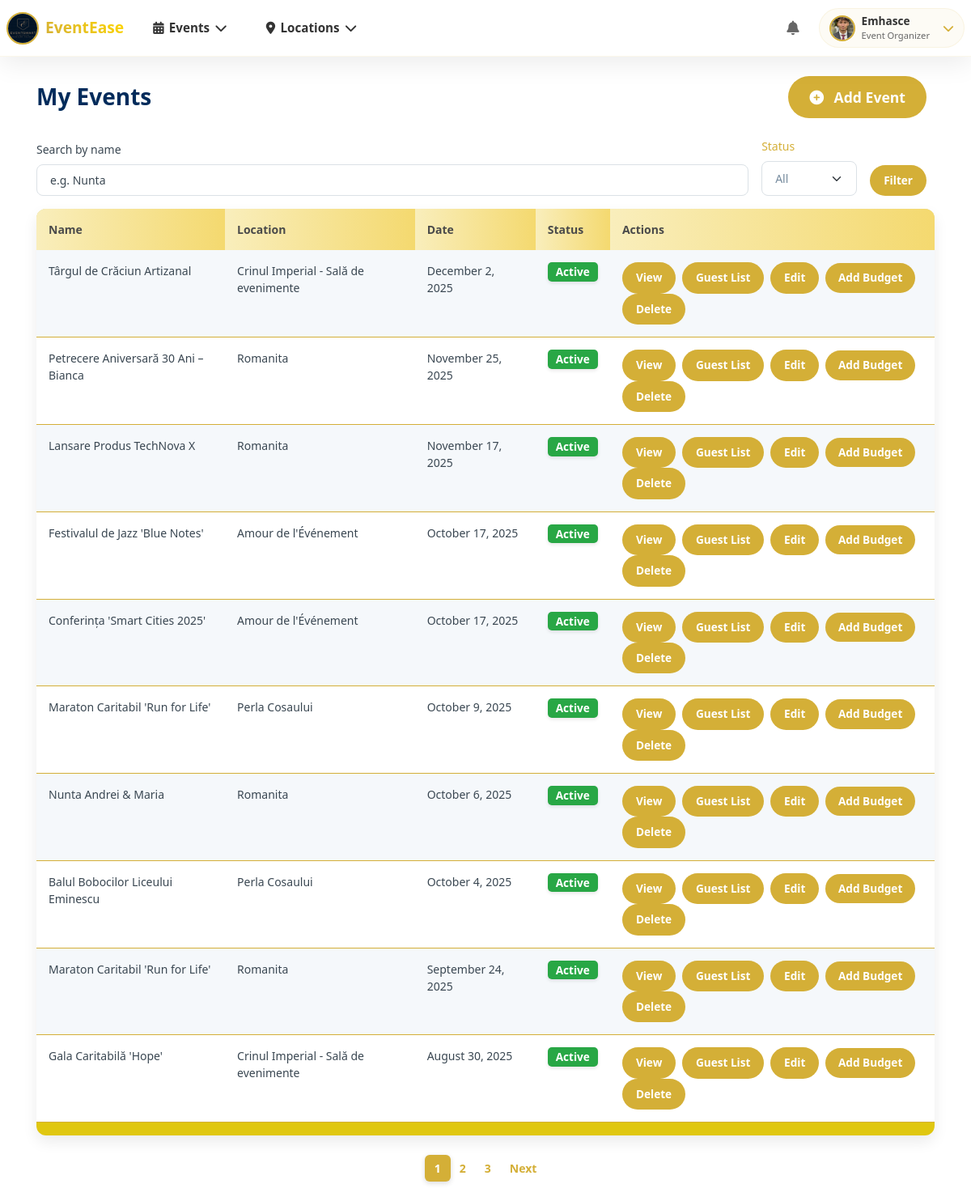
Page /my_events/ (signed in) on the committed database.
### base/models.py (models this page shows, shortened)
class Profile(models.Model):
    user = models.ForeignKey(User, on_delete=models.CASCADE, null=True, blank=True)
    username = models.CharField(max_length=150, unique=True)
    password = models.CharField(max_length=128)
    email = models.EmailField()
    description = models.TextField(null=True, blank=True)
    photo = models.ImageField(upload_to='profile_photos/', null=True, blank=True, default="poze_invitati/male.png")
    cv_file = models.FileField(upload_to='cv_folder', null=True, blank=True)
    approved = models.BooleanField(default=False)
    number = models.CharField(max_length=15,default="+(40) 748364823")
    age = models.IntegerField(default=20)
    first_name = models.CharField(null=True, blank=True,max_length=15)
    last_name = models.CharField(null=True, blank=True,max_length=15)
    location = models.CharField(null=True, blank=True,max_length=60)
    street = models.CharField(null=True, blank=True,max_length=100)
    zip_code = models.CharField(null=True, blank=True,max_length=10)
    facebook = models.CharField(null=True, blank=True,max_length=100)
    instagram = models.CharField(null=True, blank=True,max_length=100)
    work_link = models.CharField(null=True, blank=True,max_length=100)
    google_link = models.CharField(null=True, blank=True,max_length=100)
    country = models.CharField(null=True, blank=True,max_length=100)
    created_at = models.DateTimeField(auto_now_add=True)
    welcome_email_sent = models.BooleanField(default=False)
    USER_TYPE_CHOICES = (
        ('admin', 'Admin'),
        ('organizer', 'Organizer'),
        ('guest', 'Guest'),
        ('staff', 'Staff')
    )
    user_type = models.CharField(
        max_length=20,
        choices=USER_TYPE_CHOICES,
        default='guest'
    )

class Event(models.Model):
    location = models.ForeignKey(Location, on_delete=models.SET_NULL, null=True, blank=True)
    event_name = models.CharField(max_length=100)
    event_date = models.DateField()
    event_time = models.TimeField()
    event_description = models.TextField(null=True, blank=True)
    created_at = models.DateTimeField(auto_now_add=True)
    guests = models.ManyToManyField(Guests, related_name='events', blank=True)
    completed = models.BooleanField(default=False)
    types = models.ManyToManyField(Type, blank=True)
    cost = models.DecimalField(max_digits=10, decimal_places=2, default=3000)
    updated_at = models.DateTimeField(auto_now=True)
    is_canceled = models.BooleanField(default=False)
    organized_by = models.ForeignKey(
        User,
        on_delete=models.CASCADE,
        related_name="organized_events",
        blank=True,
        null=True
    )
    @property
    def status(self):
        now = timezone.now()
        extended_end = (datetime.combine(self.event_date, self.event_time) + timedelta(hours=12))
        if now < datetime.combine(self.event_date, self.event_time) - timedelta(hours=1):
            return 'upcoming'
        elif now >= datetime.combine(self.event_date, self.event_time) - timedelta(hours=1) and now < extended_end:
            return 'ongoing'
        else:
            return 'completed'

class Location(models.Model):
    owner = models.ForeignKey(User, on_delete=models.SET_NULL, null=True)
    user_account = models.OneToOneField(User, on_delete=models.CASCADE, null=True, related_name='user_account')
    name = models.CharField(max_length=100)
    description = models.TextField(null=True, blank=True)
    gallery = models.ImageField(upload_to='images/', null=True, blank=True)
    location = models.TextField(max_length=30)
    types = models.ManyToManyField(Type, blank=True)
    seats_numbers = models.IntegerField(null=True, blank=True)
    created_at = models.DateTimeField(auto_now_add=True)
    cost = models.DecimalField(max_digits=12, decimal_places=2,default=3000)
    number = models.CharField(max_length=20, default="+(40) 74 83 64 823")
    def __str__(self):
        return self.name

### base/views.py (the view, shortened to what this page needs)
@login_required(login_url='login')
def my_events(request):
    events = Event.objects.filter(organized_by=request.user)
    search_query = request.GET.get('search', '').strip()
    status_filter = request.GET.get('status', '').strip()
    if search_query:
        events = events.filter(event_name__icontains=search_query)
    events = events.order_by('-event_date')
    paginator = Paginator(events, 10)  # 10 evenimente pe pagină
    page_number = request.GET.get('page')
    page_obj = paginator.get_page(page_number)
    return render(request, 'base/my_events.html', {'events': page_obj})

### base/context_processors.py (called while the page is built)
def media_url(request):
    return {
        'MEDIA_URL': settings.MEDIA_URL
    }

### base/templates/base/my_events.html (shortened to what this page needs)
{% extends 'main.html' %}
{% block content %}
<div class="container my-4">
    <div class="d-flex justify-content-between align-items-center mb-4">
        <h2 class="text-center mb-0">My Events</h2>
        <a href="{% url 'event_builder' %}" class="btn btn-view" style="font-size: 1.1rem; padding: 12px 25px;">
            <i class="fas fa-plus-circle me-2"></i> Add Event
        </a>
    </div>
<form method="get" class="mb-3 d-flex gap-3 align-items-end flex-wrap">
    <div class="flex-grow-1">
        <label for="search" class="form-label">Search by name</label>
        <input type="text" id="search" name="search" placeholder="e.g. Nunta" class="form-control" value="{{ request.GET.search }}">
    </div>
    <div>
        <label for="status" class="form-label" style="color: #D4AF37;">Status</label>
        <select name="status" id="status" class="form-select">
            <option value="">All</option>
        </select>
    </div>
    <div>
        <button type="submit" class="btn btn-view mt-3">Filter</button>
    </div>
</form>
    {% if events %}
        <div class="table-container">
            <table class="table table-striped">
                <thead>
                    <tr>
                        <th>Name</th>
                        <th>Location</th>
                        <th>Date</th>
                        <th>Status</th>
                        <th>Actions</th>
                    </tr>
                </thead>
                <tbody>
                    {% for event in events %}
                    <tr>
                        <td>{{ event.event_name }}</td>
                        <td>{{ event.location }}</td>
                        <td>{{ event.event_date|date:"F j, Y" }}</td>
                        <td>
                            {% if event.is_canceled %}
                                <span class="badge badge-danger">Canceled</span>
                            {% elif event.status in "upcoming ongoing" %}
                                <span class="badge badge-success">Active</span>
                            {% elif event.status == "completed" %}
                                <span class="badge badge-completed" style="background-color: #D4AF37; color: white;">Completed</span>
                            {% else %}
                                <span class="badge" style="background-color: #D4AF37; color: white;">{{ event.status|capfirst }}</span>
                            {% endif %}
                        </td>
                        <td>
                            <a href="{% url 'event_details' event.id %}" class="btn btn-view btn-sm me-1">View</a>
                            <a href="{% url 'guest_list' event.id %}" class="btn btn-view btn-sm me-1">Guest List</a>
                            <a href="{% url 'edit_event' event.id %}" class="btn btn-view btn-sm me-1">Edit</a>
                            {% if user == event.organized_by %}
                                <a href="{% url 'add_budget' event.id %}" class="btn btn-budget btn-sm me-1">Add Budget</a>
                            {% endif %}
                            <a href="{% url 'delete_event' event.id %}" class="btn btn-delete btn-sm" onclick="return confirm('Are you sure you want to delete this event?')">Delete</a>
                        </td>
                    </tr>
                    {% endfor %}
                </tbody>
            </table>
        </div>
        {% if events.has_other_pages %}
        <nav class="mt-4">
            <ul class="pagination justify-content-center">
                {% for num in events.paginator.page_range %}
                    <li class="page-item {% if events.number == num %}active{% endif %}">
                        <a class="page-link" href="?page={{ num }}&search={{ request.GET.search }}&status={{ request.GET.status }}">{{ num }}</a>
                    </li>
                {% endfor %}
                {% if events.has_next %}
                    <li class="page-item">
                        <a class="page-link" href="?page={{ events.next_page_number }}&search={{ request.GET.search }}&status={{ request.GET.status }}">Next</a>
                    </li>
                {% endif %}
            </ul>
        </nav>
        {% endif %}
    {% else %}
        <div class="alert text-center">No events found.</div>
    {% endif %}
</div>
{% endblock %}

### templates/navbar.html (shortened to what this page needs)
<nav class="modern-navbar" id="modernNavbar">
    <div class="navbar-container">
        <div class="navbar-left">
            <a href="{% url 'home-organizer' %}" class="navbar-brand">
                <img class="navbar-logo" src="{{ MEDIA_URL }}logos/logo.jpg" alt="EventEase Logo">
                <span class="brand-text">EventEase</span>
            </a>
            {% if request.user.is_authenticated %}
            <div class="nav-dropdown">
                <span>
                    <i class="fas fa-calendar-alt"></i>
                    Events
                    <i class="fas fa-chevron-down"></i>
                </span>
            </div>
            <div class="nav-dropdown">
                <span>
                    <i class="fas fa-map-marker-alt"></i>
                    Locations
                    <i class="fas fa-chevron-down"></i>
                </span>
            </div>
            {% endif %}
        </div>
        {% if request.user.is_authenticated %}
        <div class="navbar-right">
            <div class="notifications-container">
                <button id="navbarNotificationBtn" class="notification-btn" type="button">
                    <i class="fas fa-bell"></i>
                </button>
            </div>
            <div class="profile-section">
                {% if request.user.profile_set.first.photo %}
                <img src="{{ request.user.profile_set.first.photo.url }}" alt="Profile" class="profile-avatar">
                {% else %}
                <img src="{{ MEDIA_URL }}poze_invitati/ProfilePicDefault.jpg" alt="Profile" class="profile-avatar">
                {% endif %}
                <div class="profile-info">
                    <span class="profile-name">{{ user.username }}</span>
                    <span class="profile-role">Event Organizer</span>
                </div>
                <i class="fas fa-chevron-down profile-chevron"></i>
            </div>
        </div>
        {% endif %}
    </div>
</nav>

### static/css/styles.css (style rules this page uses)
.btn-view { background-color: #28a745; color: white; margin-right: 10px; }
.btn-delete { background-color: #dc3545; color: white; }
body { font-family: Arial, sans-serif; background-color: #FAF9F6; margin: 0; }
a { color: #D4AF37; text-decoration: none; }
.task_manager span, a { margin-left: auto; }
:root { --primary-color: #2E8B57; --secondary-color: #D4AF37; --text-color: #002B5B; }

### static/css/home-page.css (style rules this page uses)
* { font-weight:500; font-family:'Segoe UI', Tahoma, Geneva, Verdana, sans-serif }
*:after, *:before { padding:0; margin:0; box-sizing: border-box; }

### templates/navbar.html (style rules this page uses)
.modern-navbar { background: rgba(255, 255, 255, 0.95); backdrop-filter: blur(20px); -webkit-backdrop-filter: blur(20px); box-shadow: 0 8px 32px rgba(0, 0, 0, 0.08); border-bottom: 1px solid rgba(212, 175, 55, 0.1); position: sticky; top: 0; z-index: 1000; padding: 0.5rem 0; transition: all 0.3s cubic-bezier(0.4, 0, 0.2, 1); height: 70px; display: flex; align-items: center; }
.navbar-container { max-width: none; margin: 0; padding: 0 0.5rem; display: flex; align-items: center; justify-content: space-between; width: 100%; height: 100%; }
.navbar-left { display: flex; align-items: center; gap: 1.5rem; }
.navbar-right { display: flex; align-items: center; gap: 1rem; }
.navbar-brand { display: flex; align-items: center; text-decoration: none; gap: 0.5rem; transition: transform 0.3s ease; }
.navbar-logo { width: 40px; height: 40px; border-radius: 50%; border: 2px solid #D4AF37; transition: all 0.3s ease; object-fit: cover; }
.brand-text { font-size: 1.2rem; font-weight: 600; background: linear-gradient(45deg, #D4AF37, #FFD700); -webkit-background-clip: text; -webkit-text-fill-color: transparent; background-clip: text; }
.nav-dropdown { position: relative; display: flex; align-items: center; cursor: pointer; }
.nav-dropdown > span { color: #333; font-weight: 600; padding: 0.5rem 0.75rem; cursor: pointer; border-radius: 6px; transition: all 0.3s ease; position: relative; display: flex; align-items: center; gap: 0.4rem; font-size: 0.95rem; }
.nav-dropdown > span::after { content: ''; width: 0; height: 2px; background: linear-gradient(45deg, #D4AF37, #FFD700); position: absolute; bottom: 0; left: 50%; transform: translateX(-50%); transition: width 0.3s ease; }
.nav-dropdown .fa-chevron-down { transition: transform 0.3s ease; }
.notifications-container { position: relative; }
.notification-btn { position: relative; background: none; border: none; cursor: pointer; padding: 0.5rem; border-radius: 50%; transition: all 0.3s ease; color: #666; font-size: 1.1rem; }
.profile-section { position: relative; display: flex; align-items: center; gap: 0.5rem; cursor: pointer; padding: 0.3rem 0.75rem; border-radius: 25px; transition: all 0.3s ease; background: rgba(212, 175, 55, 0.05); border: 1px solid rgba(212, 175, 55, 0.1); }
.profile-avatar { width: 32px; height: 32px; border-radius: 50%; border: 2px solid #D4AF37; object-fit: cover; transition: all 0.3s ease; }
.profile-info { display: flex; flex-direction: column; align-items: flex-start; }
.profile-name { font-weight: 600; color: #333; font-size: 0.85rem; }
.profile-role { font-size: 0.7rem; color: #666; }
.profile-chevron { color: #D4AF37; transition: transform 0.3s ease; margin-left: 0.5rem; }
body { overflow-x: hidden; }
.modern-navbar { animation: fadeInDown 0.6s ease-out; }

### rows in the picture
Event: event_name "Târgul de Crăciun Artizanal", location "Crinul Imperial - Sală de evenimente", event_date "December 2, 2025", is_canceled "Active", shows "Add Budget"
Event: event_name "Petrecere Aniversară 30 Ani – Bianca", location "Romanita", event_date "November 25, 2025", is_canceled "Active", shows "Add Budget"
Event: event_name "Lansare Produs TechNova X", location "Romanita", event_date "November 17, 2025", is_canceled "Active", shows "Add Budget"
Event: event_name "Festivalul de Jazz 'Blue Notes'", location "Amour de l'Événement", event_date "October 17, 2025", is_canceled "Active", shows "Add Budget"
Event: event_name "Conferința 'Smart Cities 2025'", location "Amour de l'Événement", event_date "October 17, 2025", is_canceled "Active", shows "Add Budget"
Event: event_name "Maraton Caritabil 'Run for Life'", location "Perla Cosaului", event_date "October 9, 2025", is_canceled "Active", shows "Add Budget"
Event: event_name "Nunta Andrei & Maria", location "Romanita", event_date "October 6, 2025", is_canceled "Active", shows "Add Budget"
Event: event_name "Balul Bobocilor Liceului Eminescu", location "Perla Cosaului", event_date "October 4, 2025", is_canceled "Active", shows "Add Budget"
Event: event_name "Maraton Caritabil 'Run for Life'", location "Romanita", event_date "September 24, 2025", is_canceled "Active", shows "Add Budget"
Event: event_name "Gala Caritabilă 'Hope'", location "Crinul Imperial - Sală de evenimente", event_date "August 30, 2025", is_canceled "Active", shows "Add Budget"

### other values in the picture
{{ user.username }} "Emhasce"
{{ num }} "1" "2" "3"
